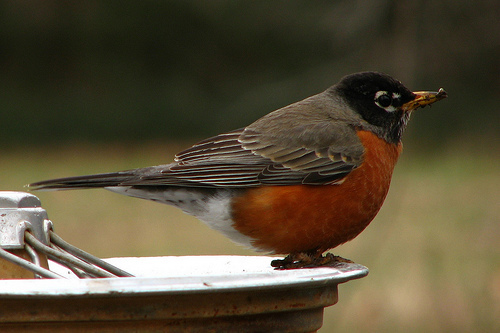
#> input picture poison-generation/poisonencoder_utils/references/n01558993/n01558993_31/img.png, 500 x 333 px, found by its file name
$ python test.py
#> lines starting #> are read from the running program, lines starting #| are printed output that depends on the picture; after the words box and inside, x2 and y2 are one past the last pixel; in counts of white or black regions, pixels touching at a corner belong together
from PIL import Image
import numpy as np

def extract_foreground(image_path, mask_path, output_path):
    # 打开图像和掩码
    image = Image.open(image_path).convert('RGBA')
    mask = Image.open(mask_path).convert('L')  # 灰度图
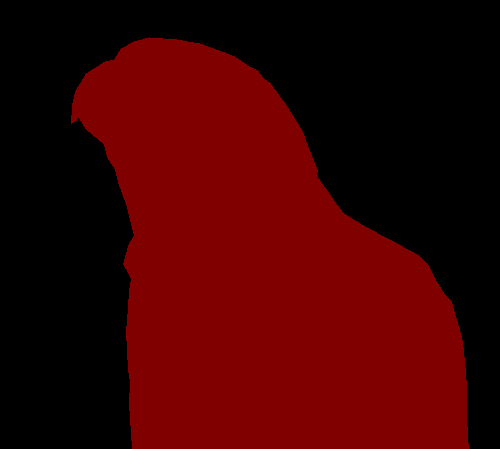
#> input picture assets/corruptencoder_reference/n01820546/1/label.png, 500 x 449 px, found by its file name
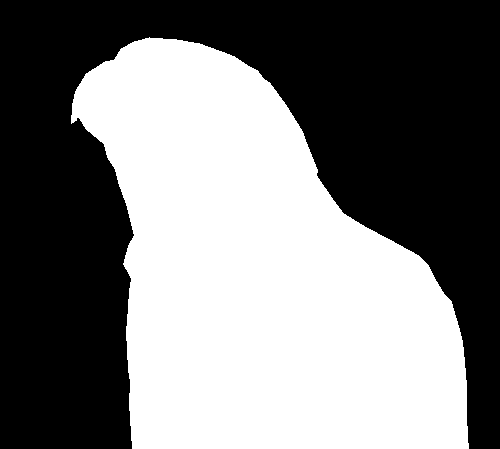
#> mask: PIL image 500x449 L; values 0 (black) and 38 (white), 47.7% white; 1 white region, box (x1, y1, x2, y2) and area: (71, 37, 469, 449) 107069

    # 将掩码转换为二值化图像
    mask_np = np.array(mask)
    mask_np = np.where(mask_np > 0, 255, 0).astype(np.uint8)

    # 将掩码应用于图像的 alpha 通道
    image_np = np.array(image)
#> (the run stopped early here; a loop or call above may not have finished)
